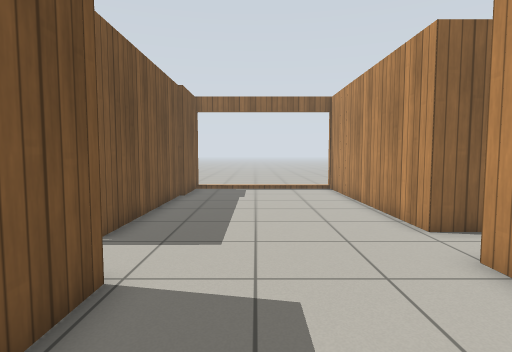
view 1 (above)

21 first-person views from a walk through a Gazebo world. The camera is 0.94 m above the floor, tilts 4° down and sees 80° across. The floor is counted in squares, 0.5 m on a side. Each view is taken from the middle of a square. On the plan, view 1 faces up. The plan holds only what a view shows up to about 16 squares ahead; the rest is blank. Simple patterns stand in for the simulator's built-in surfaces.

view 2
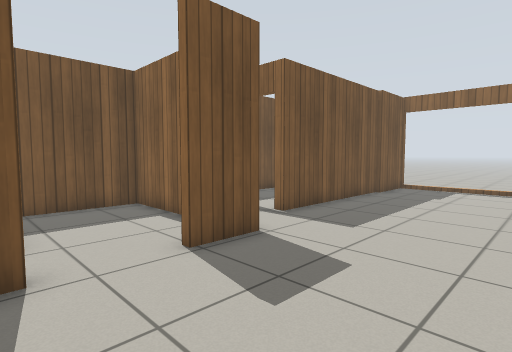

view 3
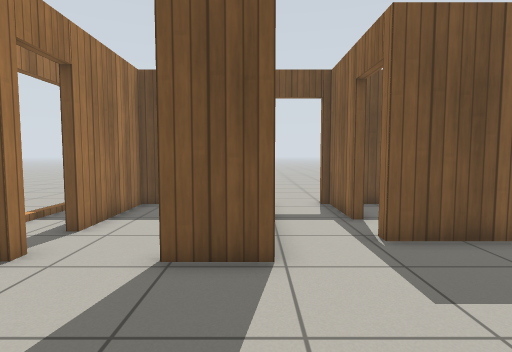

view 4
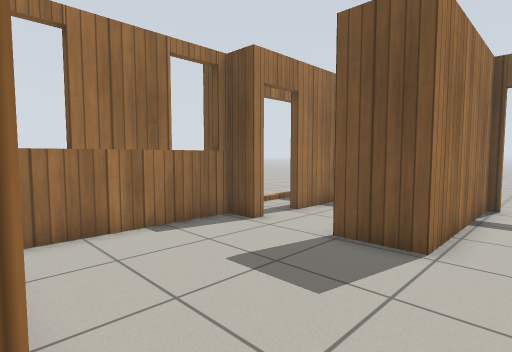

view 5
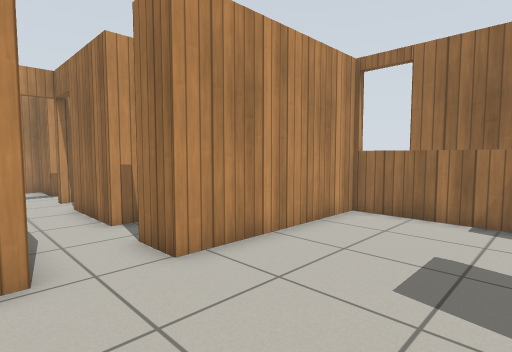

view 6
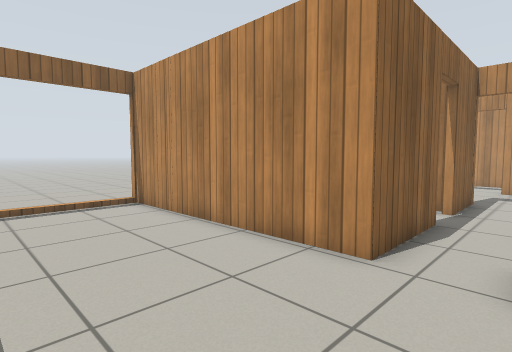

view 7
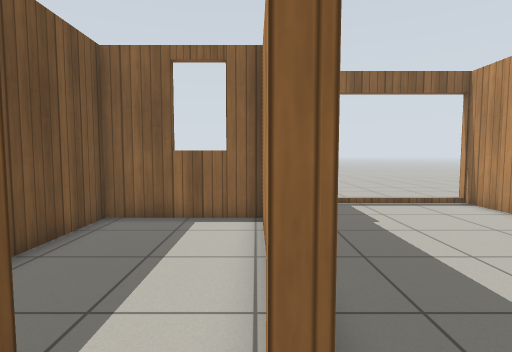

view 8
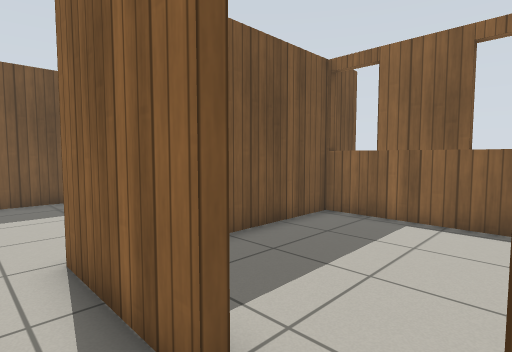

view 9
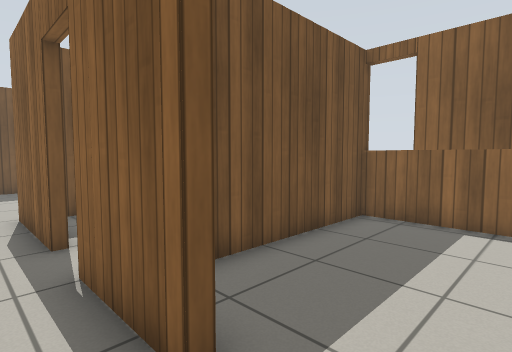

view 10
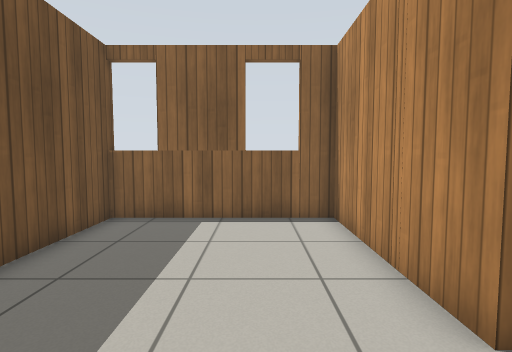

view 11
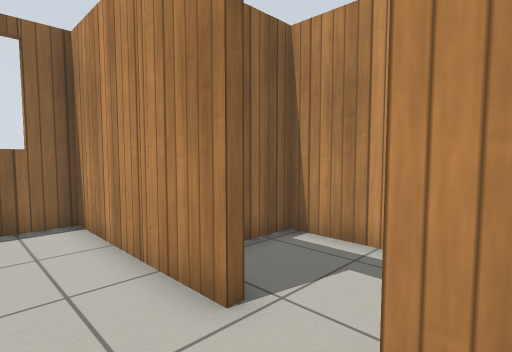

view 12
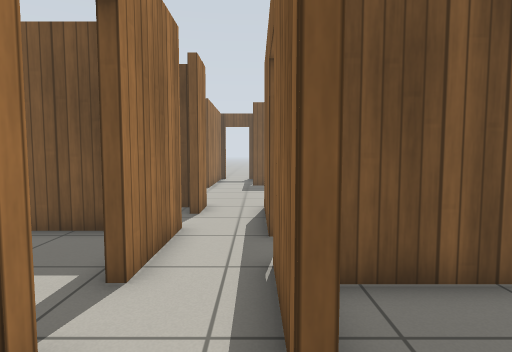

view 13
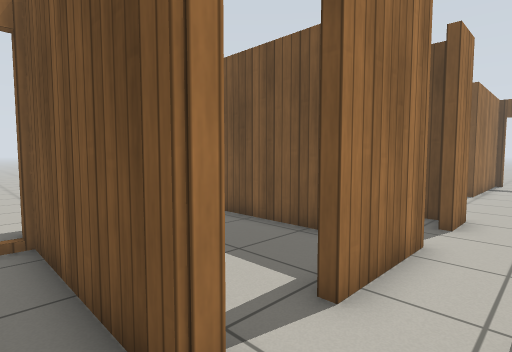

view 14
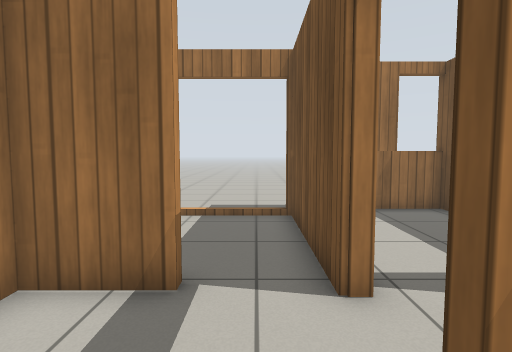

view 15
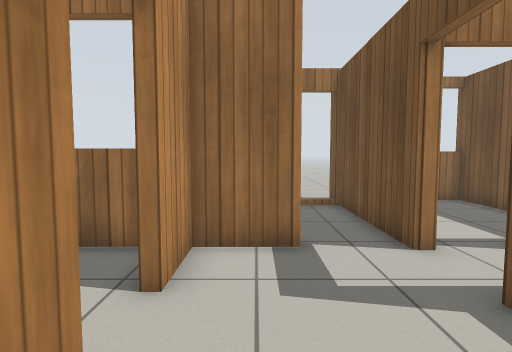

view 16
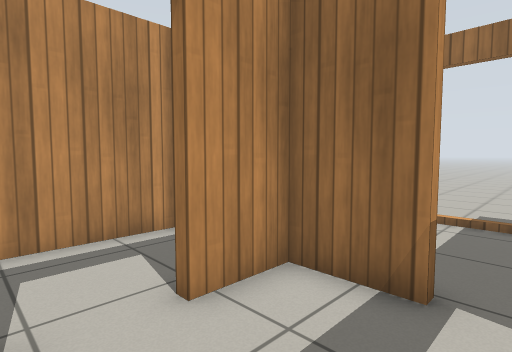

view 17
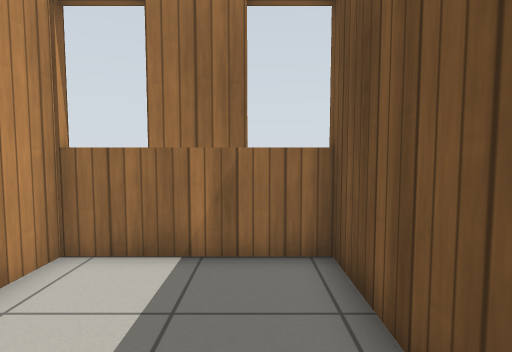

view 18
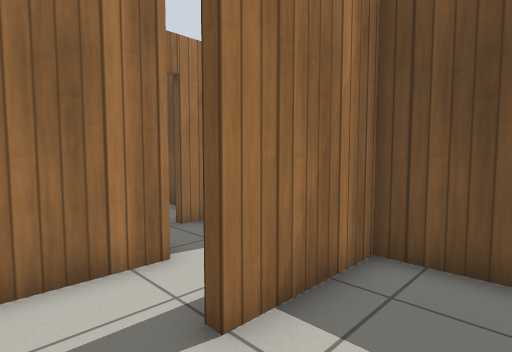

view 19
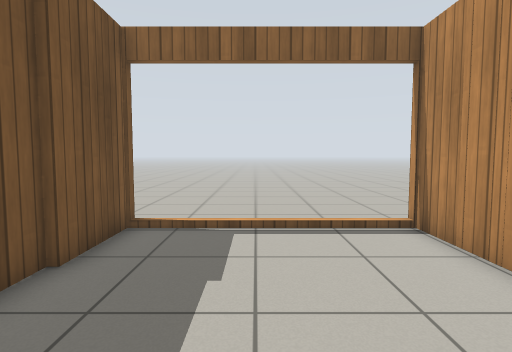

view 20
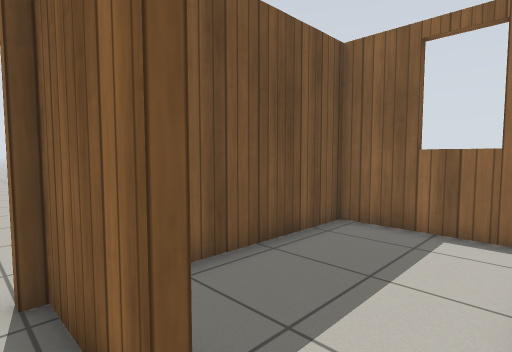

view 21
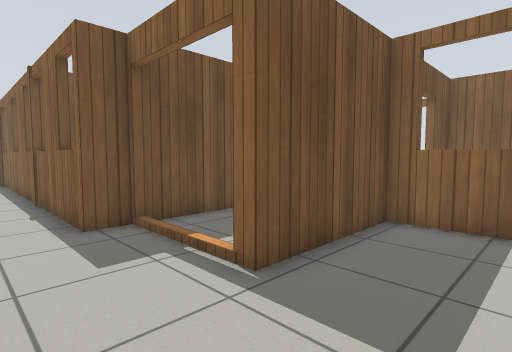

### Floor plan
Points are (right, up) in squares from view 1. A wall is a line through its corners. A room is listed if a view was taken in it or the views show most of it. See-through windows are left out.
Room 1 (views 1, 2, 3)
walls: (-2.7, -0.3) (-2.2, -0.3) (-2.2, -1.5) (4, -1.5); (3.9, -1.9) (3.9, 5.1); (-2.2, 4.3) (-2.2, 2.3) (-2.6, 2.3)
ways out: opening at (1, 3.5) to room 3; opening at (-2.5, 1.5) to room 9
Room 2 (views 4, 8)
walls: (7.3, 4.3) (7.3, 5.1) (10.8, 5.1); (8.1, 7.3) (4.2, 7.3); (4.2, 4.8) (4.2, 4.1); (4.9, 2.8) (5.8, 2.8); (3.9, 5.1) (5.5, 5.1); (13, 7.3) (9.9, 7.3)
ways out: opening at (4.5, 6) to room 3; open door at (12.4, 5.6) to room 4; open door at (9, 7.2) to room 6; open door at (6.5, 3)
Room 3 (views 5, 6, 7, 19, 20)
walls: (-3.5, 14) (-3.5, 6.8) (-3.9, 6.8); (4.2, 7.3) (4.1, 17); (-3.3, 17) (-3.3, 13.9); (-5.7, 6.8) (-8.5, 6.8); (-8.5, 4.7) (-8.5, 4.3) (-2.2, 4.3)
ways out: opening at (1, 3.5) to room 1; opening at (4.5, 6) to room 2; open door at (-4.5, 7) to room 8; opening at (-3, 17.5); opening at (3, 17.5); open door at (-9, 5.5)
Room 4 (views 9, 10, 11, 12, 13, 14, 15, 16)
walls: (17.3, 8.7) (17.3, 15) (10.6, 15); (15.1, 4.9) (17.3, 4.9) (17.3, 7); (10.7, 15.4) (10.7, 8.1)
ways out: open door at (12.4, 5.6) to room 2; open door at (17.3, 7.7) to room 10; opening at (14.5, 5)
Room 5 (view 17)
walls: (7.6, 3.4) (7.6, -2); (7.5, -1.5) (12.6, -1.5); (12.6, -1.9) (12.6, -0.1)
Room 6 (view 18)
walls: (9.4, 15) (4.4, 15) (4.5, 7.6) (8.1, 7.6)
ways out: open door at (9, 7.2) to room 2
Room 7 (view 21)
walls: (20.4, 4.6) (17.6, 4.6) (17.6, -0.6)
ways out: opening at (18, -3)
Room 8 (no view inside)
walls: (-3.8, 14) (-8.5, 14) (-8.5, 8)
ways out: open door at (-4.5, 7) to room 3
Room 9 (no view inside)
walls: (-5.2, 4) (-8.5, 4) (-8.5, -0.3) (-4.3, -0.3)
ways out: opening at (-2.5, 1.5) to room 1; open door at (-3.5, -0.5)
Room 10 (no view inside)
walls: (21, 4.9) (21, 10.8) (17.6, 10.8) (17.6, 8.7)
low walls: (18.4, 4.9) (19.6, 4.9)
ways out: open door at (17.3, 7.7) to room 4

Positions as (right, up) in squares from view 1, and headings:
1: (0, 0), facing up
2: (3, -1), facing up-left
3: (3, 4), facing left
4: (4, 6), facing down-left
5: (-1, 8), facing down-right
6: (-1, 5), facing up-right
7: (-4, 5), facing up
8: (10, 6), facing up-left
9: (15, 6), facing up-left
10: (15, 6), facing up
11: (15, 6), facing up-right
12: (15, 7), facing left
13: (14, 7), facing down-left
14: (14, 9), facing down
15: (16, 11), facing down
16: (14, 9), facing down-right
17: (9, 4), facing down
18: (10, 10), facing down-left
19: (0, 9), facing up
20: (-4, 6), facing up-left
21: (21, -4), facing up-left
